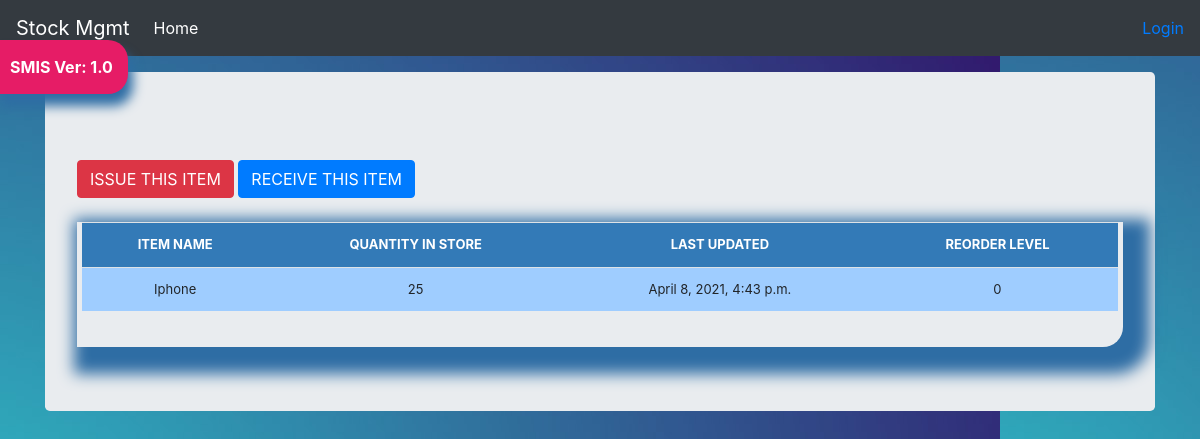
The app's page /stock_detail/7/ with its own data.
### stockmgmgt/models.py (models this page shows, shortened)
class Stock(models.Model):
    category = models.ForeignKey(Category, on_delete=models.CASCADE,blank=True)
    item_name = models.CharField(max_length=50, blank=True, null=True)
    quantity = models.IntegerField(default='0', blank=True, null=True)
    receive_quantity = models.IntegerField(default='0', blank=True, null=True)
    receive_by = models.CharField(max_length=50, blank=True, null=True)
    issue_quantity = models.IntegerField(default='0', blank=True, null=True)
    issue_by = models.CharField(max_length=50, blank=True, null=True)
    issue_to = models.CharField(max_length=50, blank=True, null=True)
    phone_number = models.CharField(max_length=50, blank=True, null=True)
    created_by = models.CharField(max_length=50, blank=True, null=True)
    reorder_level = models.IntegerField(default='0', blank=True, null=True)
    last_updated = models.DateTimeField(auto_now_add=False, auto_now=True)
    timestamp = models.DateTimeField(auto_now_add=True, auto_now=False)

### stockmgmgt/views.py (the view)
# urls.py: path('stock_detail/<str:pk>/', views.stock_detail, name="stock_detail"),
def stock_detail(request, pk):
	queryset = Stock.objects.get(id=pk)
	context = {
		"title": queryset.item_name,
		"queryset": queryset,
	}
	return render(request, "stock_detail.html", context)

### stockmgmgt/templates/stock_detail.html (shortened to what this page needs)
{% load static %}
{% include 'navbar.html' %}
{% load crispy_forms_tags %}
<!DOCTYPE html>
 <head>
        <link href="{% static 'js/jquery-ui-1.12.1.custom/jquery-ui.min.css' %}" rel="stylesheet">
    <link href="{% static 'js/jquery-ui-1.12.1.custom/jquery-ui.structure.min.css' %}" rel="stylesheet">
    <link href="{% static 'js/jquery-ui-1.12.1.custom/jquery-ui.theme.min.css' %}" rel="stylesheet">
      <link href="{% static 'css/stylesheet.css' %}" rel="stylesheet"/>
      <link href="{% static 'css/bootstrap.min.css' %}" rel="stylesheet"/>
      <link href="{% static 'css/navbar-top-fixed.css' %}" rel="stylesheet">
  </head>
  <body>
    <main role="main" class="container">
      <div class="jumbotron">
          <br>
           <a href="{% url 'issue_items' queryset.id %}"><div class='btn btn-danger'>ISSUE THIS ITEM</div></a>
            <a href="{% url 'receive_items' queryset.id %}"><div class='btn btn-primary'>RECEIVE THIS ITEM</div></a>
        <br><br>
        <div class="display_table">
          <table class='table'>
                  <tr>
                    <th>ITEM NAME</th>
                    <th>QUANTITY IN STORE</th>
                    <th>LAST UPDATED</th>
                    <th>REORDER LEVEL</th>
                  </tr>
                  <tr>
                    <td>{{queryset.item_name}}</td>
                    <td>{{queryset.quantity}}</td>
                    <td>{{queryset.last_updated}}</td>
                    <td>{{queryset.reorder_level}}</td>
                  </tr>
          </table>
        </div>
      </div>
    </main>
</body>
</html>

### stockmgmgt/static/css/stylesheet.css (style rules this page uses)
body { background-color: #9fcdff; background-image: url("../img/bg.jpg"); }
.table { font-size: 13px; text-align: center; width: 95%; margin: auto; text-align: center; }
.table tr:nth-child(odd) { background: #9fcdff }
.table tr:nth-child(even) { background: #9fcdff }
th { background-color: #337ab7; color: white; }
.display_table { border-bottom-right-radius: 20px; padding-left: 5px; padding-right: 5px; padding-bottom: 20px; box-shadow: 12px 12px 15px 15px #2e6da4; }

### stockmgmgt/static/css/navbar-top-fixed.css (style rules this page uses)
body { min-height: 75rem; padding-top: 4.5rem; }

### records on screen
Stock: item_name "Iphone", quantity "25", last_updated "April 8, 2021, 4:43 p.m.", reorder_level "0"
